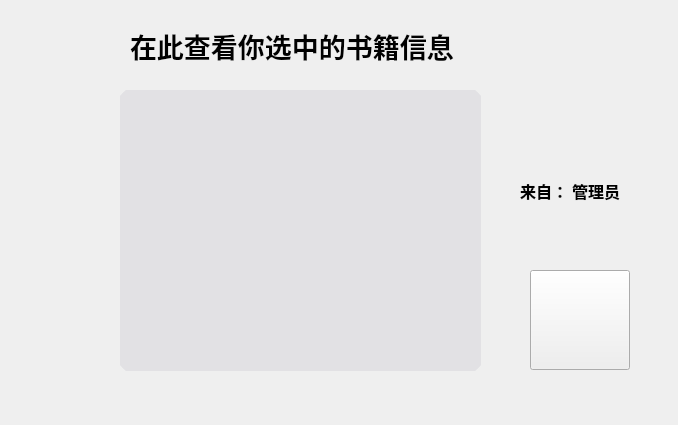
<?xml version="1.0" encoding="UTF-8"?>
<ui version="4.0">
 <class>View</class>
 <widget class="QWidget" name="View">
  <property name="geometry">
   <rect>
    <x>0</x>
    <y>0</y>
    <width>678</width>
    <height>425</height>
   </rect>
  </property>
  <property name="font">
   <font>
    <family>黑体</family>
   </font>
  </property>
  <property name="windowTitle">
   <string>Form</string>
  </property>
  <widget class="QLabel" name="label">
   <property name="geometry">
    <rect>
     <x>130</x>
     <y>10</y>
     <width>441</width>
     <height>71</height>
    </rect>
   </property>
   <property name="font">
    <font>
     <pointsize>20</pointsize>
     <weight>75</weight>
     <bold>true</bold>
    </font>
   </property>
   <property name="text">
    <string>在此查看你选中的书籍信息</string>
   </property>
  </widget>
  <widget class="QListView" name="book">
   <property name="geometry">
    <rect>
     <x>120</x>
     <y>90</y>
     <width>361</width>
     <height>281</height>
    </rect>
   </property>
   <property name="font">
    <font>
     <family>Microsoft YaHei</family>
     <pointsize>9</pointsize>
     <weight>3</weight>
     <italic>false</italic>
     <bold>false</bold>
    </font>
   </property>
   <property name="styleSheet">
    <string notr="true">QListView {
	font: 25 9pt &quot;Microsoft YaHei&quot;;
	border: 15px solid #e2e1e4; /* 设置边框的大小，样式，颜色 */
	border-radius: 10px;
    background-color: #e2e1e4
}
QListView::item:hover {
	background-color: transparent;
	padding: 10px;
	border-left: 3px solid rgb(130, 130, 130);
}
QListView::item:selected {
	background-color: transparent;
	color: black;
	padding: 10px;
	border-left: 3px solid black;
}
QListView::item {
    height: 60px;
    background-color: #e2e1e4
}</string>
   </property>
  </widget>
  <widget class="QPushButton" name="back">
   <property name="geometry">
    <rect>
     <x>530</x>
     <y>270</y>
     <width>100</width>
     <height>100</height>
    </rect>
   </property>
   <property name="minimumSize">
    <size>
     <width>100</width>
     <height>100</height>
    </size>
   </property>
   <property name="maximumSize">
    <size>
     <width>100</width>
     <height>100</height>
    </size>
   </property>
   <property name="font">
    <font>
     <family>Arial Black</family>
     <pointsize>16</pointsize>
     <weight>75</weight>
     <italic>true</italic>
     <bold>true</bold>
    </font>
   </property>
   <property name="styleSheet">
    <string notr="true"/>
   </property>
   <property name="text">
    <string/>
   </property>
  </widget>
  <widget class="QLabel" name="label_2">
   <property name="geometry">
    <rect>
     <x>520</x>
     <y>160</y>
     <width>141</width>
     <height>61</height>
    </rect>
   </property>
   <property name="font">
    <font>
     <family>Arial Black</family>
     <pointsize>12</pointsize>
     <weight>75</weight>
     <bold>true</bold>
    </font>
   </property>
   <property name="text">
    <string>来自： 管理员</string>
   </property>
  </widget>
  <widget class="QLabel" name="label_3">
   <property name="geometry">
    <rect>
     <x>530</x>
     <y>40</y>
     <width>101</width>
     <height>101</height>
    </rect>
   </property>
   <property name="styleSheet">
    <string notr="true">border-image: url(:/booklogo.png);</string>
   </property>
   <property name="text">
    <string/>
   </property>
  </widget>
 </widget>
 <resources/>
 <connections/>
</ui>
